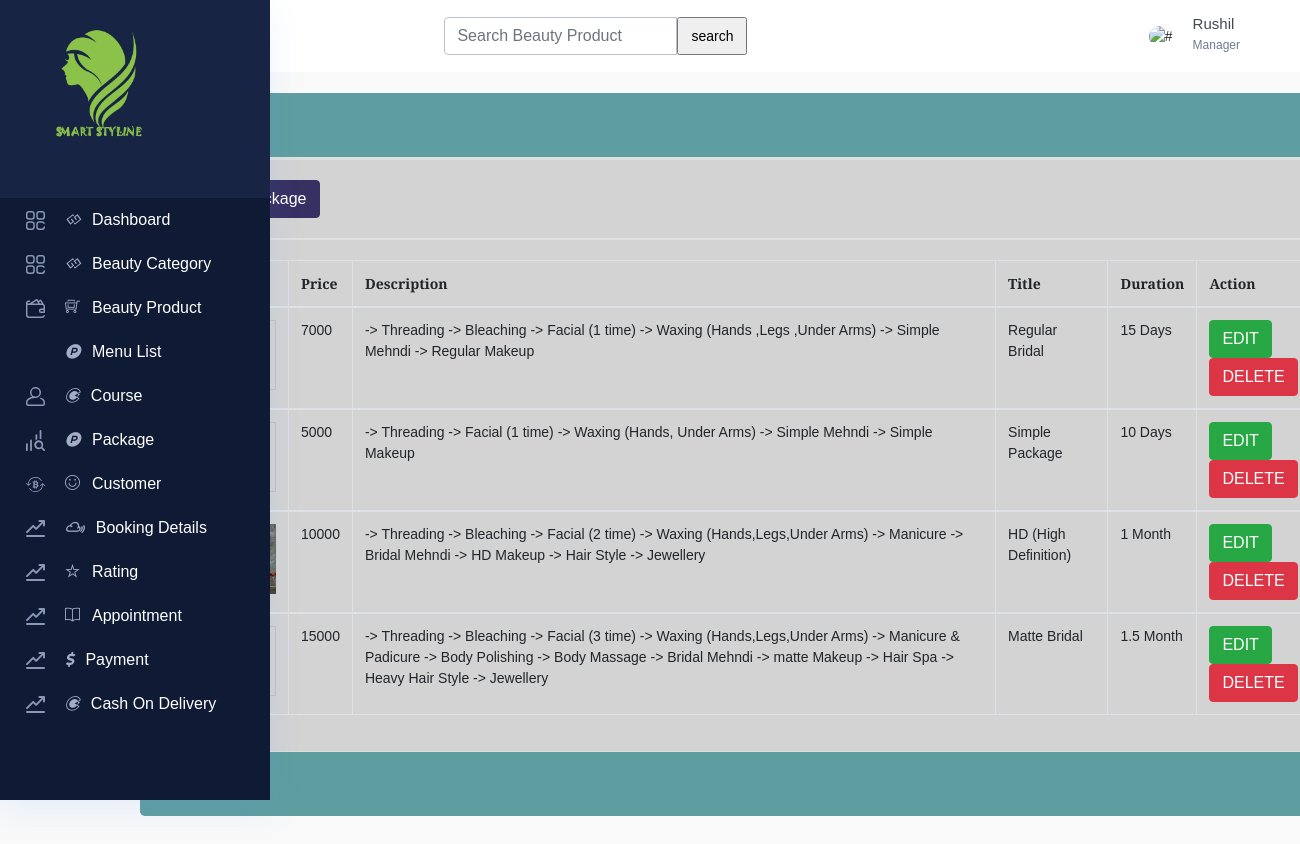
The app's page /admin/package1.php with its own data.
### tables this page shows
CREATE TABLE `package` (
  `package_id` int(3) NOT NULL,
  `image` varchar(100) NOT NULL,
  `package_price` int(5) NOT NULL,
  `package_description` text NOT NULL,
  `package_title` varchar(50) NOT NULL,
  `duration` varchar(10) NOT NULL,
  `status` bit(1) NOT NULL
);

### admin/package1.php (the view, shortened to what this page needs)
<?php
include ('header.php');
include ('sidebar.php');
?>
    <div class="container">
        <div class="jumbotron" style="width:1250px; float: right;  margin-right: -120px; background-color: cadetblue;">
            <div class="card">
            </div>
            <div class="card">
                <div class="card-body" style="background-color: lightgrey;">
                    <button type="button" class="btn btn-primary" data-toggle="modal" data-target="#studentaddmodal" >
                        ADD Package
                    </button>
                </div>
            </div>
            <div class="card">
                <div class="card-body" style="overflow: scroll;background-color: lightgrey;">
                    <?php
                $query = "SELECT * FROM  package where status=0";
                $query_run = mysqli_query($con, $query);
            ?>
                    <table id="datatableid" class="table table-bordered table-white">
                        <thead>
                            <tr>
                                <th scope="col">Image</th>
                                <th scope="col">Price</th>
                                <th scope="col">Description</th>
                                <th scope="col">Title</th>
                                <th scope="col">Duration</th>
                                <th colspan="2">Action</th>
                            </tr>
                        </thead>
                        <?php
                if($query_run)
                {
                    foreach($query_run as $row)
                    {
            ?>
                        <tbody>
                            <tr>
     <td><img src="packageimage/<?php echo $row['image'];?>" style="height:70px;width:70px;"></td>
                                <td> <?php echo $row['package_price']; ?> </td>
                                <td > <?php echo $row['package_description']; ?> </td>
                                <td > <?php echo $row['package_title']; ?> </td>
                                <td > <?php echo $row['duration']; ?> </td>
<td rowspan="2" >
                                    <button type="button" class="btn btn-success editbtn"> EDIT </button>
                                    <button type="button" class="btn btn-danger deletebtn"> DELETE </button>
                                </td>
                            </tr>
                        </tbody>
                        <?php
                    }
                }
                else
                {
                    echo "No Record Found";
                }
            ?>
                    </table>
                </div>
            </div>
        </div>
    </div>
<?php
include ('footer.php');
?>
</body>
</html>

### records on screen
package: package_price "7000", package_description "-> Threading -> Bleaching -> Facial (1 time) -> Waxing (Hands ,Legs ,Under Arms) -> Simple Mehndi -> Regular Makeup", package_title "Regular Bridal", duration "15 Days"
package: package_price "5000", package_description "-> Threading -> Facial (1 time) -> Waxing (Hands, Under Arms) -> Simple Mehndi -> Simple Makeup", package_title "Simple Package", duration "10 Days"
package: package_price "10000", package_description "-> Threading -> Bleaching -> Facial (2 time) -> Waxing (Hands,Legs,Under Arms) -> Manicure -> Bridal Mehndi -> HD Makeup -> Hair Style -> Jewellery", package_title "HD (High Definition)", duration "1 Month"
package: package_price "15000", package_description "-> Threading -> Bleaching -> Facial (3 time) -> Waxing (Hands,Legs,Under Arms) -> Manicure & Padicure -> Body Polishing -> Body Massage -> Bridal Mehndi -> matte Makeup -> Hair Spa -> Heavy Hair Style -> Jewellery", package_title "Matte Bridal", duration "1.5 Month"
